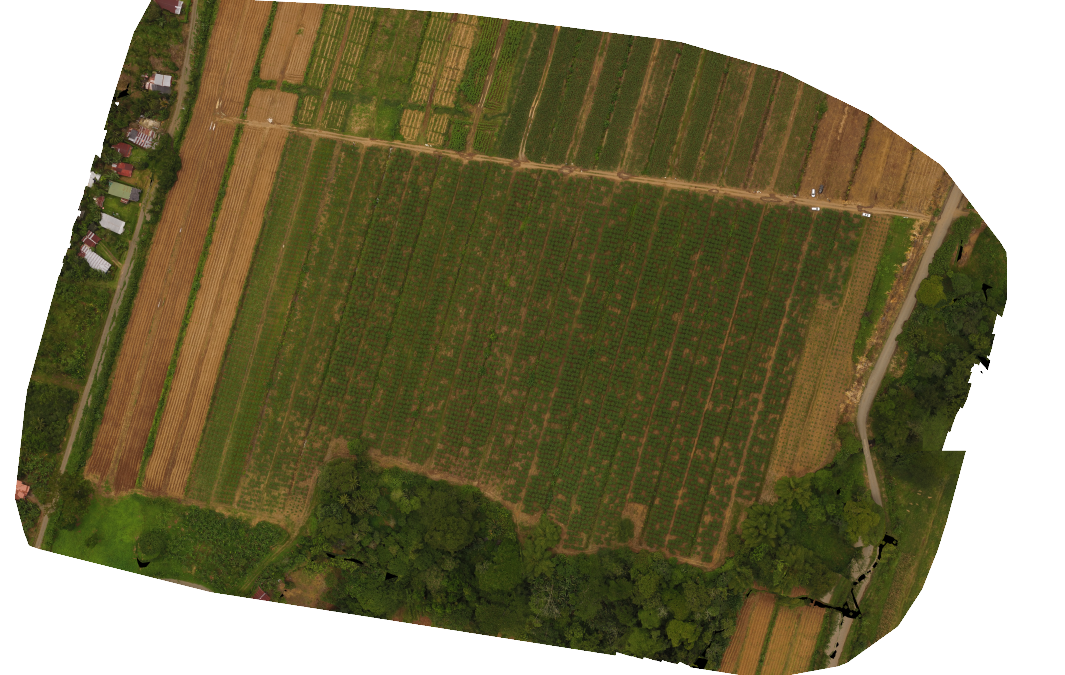
#> input picture scripts/image.png, 1065 x 675 px
$ python vegetacion.py
#> lines starting #> are read from the running program, lines starting #| are printed output that depends on the picture; after the words box and inside, x2 and y2 are one past the last pixel; in counts of white or black regions, pixels touching at a corner belong together
"""
conda install mkl mkl-service
Detection of vegetation
**Parallelo**
Ruben E Acosta
"""
import numpy as np
import cv2
from skimage import io, color

f1 = io.imread('image.png')
#> f1 is the input picture: shape (675, 1065, 4); mean R, G, B, A 128.5, 123.1, 92.1, 255
dim = f1.shape
#> dim = (675, 1065, 4)

x = np.array([335,804,594])
y = np.array([357,316,550])

xmax = max(x)
ymax = max(y)
xmin = min(x)
ymin = min(y)
lx = xmax-xmin
ly = ymax-ymin

f2 = np.zeros((ly,lx,4))
f3 = np.ones((ly, lx, 4))
f3 = f1[ymin:ymax,xmin:xmax]
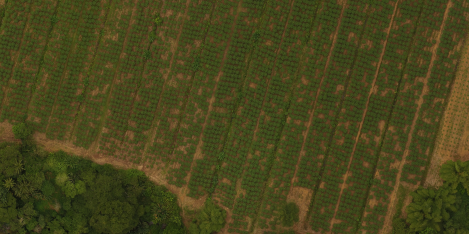
#> f3: shape (234, 469, 4); mean R, G, B, A 72, 69.4, 29, 255
mask = np.zeros(f3.shape[:2],dtype = 'uint8')

X = x - xmin
Y = y - ymin
rc = np.array((X,Y)).T

cv2.drawContours(mask,[rc],0,1,-1)
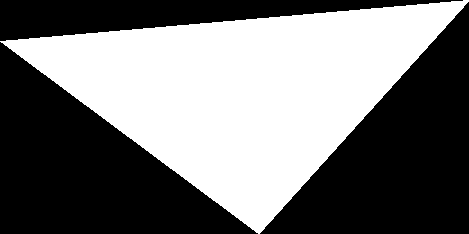
#> mask: shape (234, 469); values 0 (black) and 1 (white), 46.4% white; 1 white region, box (x1, y1, x2, y2) and area: (0, 0, 469, 234) 50918

for i in range(ly):
  for j in range(lx):
    r = f3[i,j,0]
    g = f3[i,j,1]
    b = f3[i,j,2]
    if(g<=r or g<=b):
      pass
    else:

      f2[i,j,0] = 250
      f2[i,j,2] = 90
      f2[i,j,3] = 0.5

f2[:,:,0] = f2[:,:,0]*mask
f2[:,:,1] = f2[:,:,1]*mask
f2[:,:,2] = f2[:,:,2]*mask
f2[:,:,3] = f2[:,:,3]*mask

io.imshow(f3)
io.imshow(f2)

io.show()
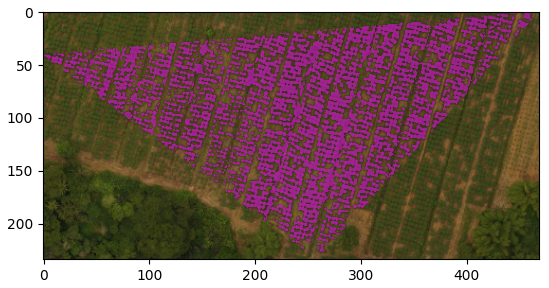
#> figure drawn by matplotlib, 1 panel
